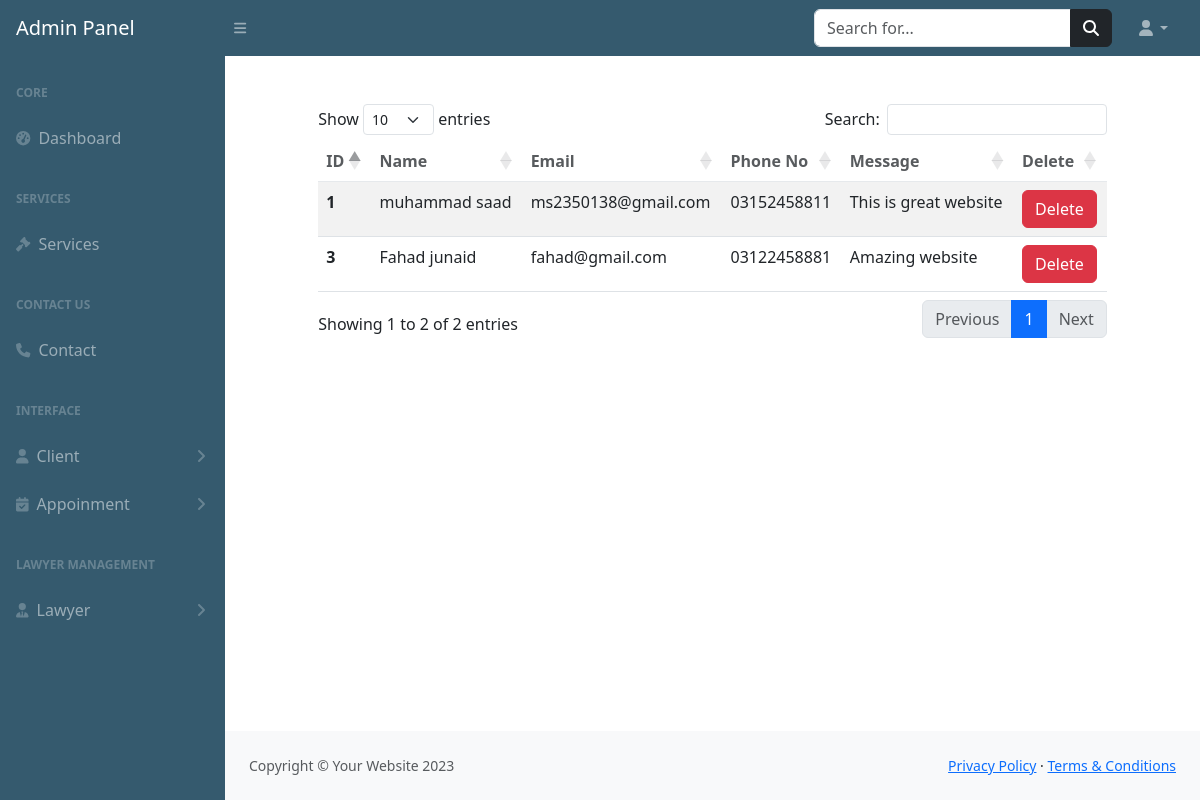
Screenshot of /admin-panel/viewcontact.php (signed in) with the database file from the repository.
### tables this page shows
CREATE TABLE `contact` (
  `id` int(255) NOT NULL,
  `name` varchar(255) NOT NULL,
  `email` varchar(255) NOT NULL,
  `phone` varchar(255) NOT NULL,
  `message` text NOT NULL
);

### admin-panel/viewcontact.php (the view, shortened to what this page needs)
<?php
include("includes/header.php");
include("includes/topbar.php");
include("includes/sidebar.php");
include("../config.php");
$select="SELECT *FROM `contact`";
$query=mysqli_query($connection,$select);
if (mysqli_num_rows($query)>0) {
?>
<div class="container mt-5">
<div class="row justify-content-center">
    <div class="col-xl-10 col-lg-12 col-md-9">
    <table id="example" class="table table-striped" style="width:100%">
        <thead class="bg-warning p-2 text-dark bg-opacity-10" style="opacity: 75%;">
            <tr>
            <th scope="col">ID</th>
            <th scope="col">Name</th>
            <th scope="col">Email</th>
            <th scope="col">Phone No</th>
            <th scope="col">Message</th>
            <th scope="col">Delete</th>
            </tr>
        </thead>
        <tbody>
            <?php
            while ($data=mysqli_fetch_assoc($query)) {
            ?>
            <tr>
            <th scope="row"><?php echo $data['id']?></th>
            <td><?php echo $data['name']?></td>
            <td><?php echo $data['email']?></td>
            <td><?php echo $data['phone']?></td>
            <td><?php echo $data['message']?></td>
            <td ><a href="deletecontact.php?id=<?php echo $data['id']?>"  class="btn btn-danger">Delete</a></td>
        </tr>
       <?php
}
}
            ?>
        </tbody>
    </table>
    </div>
</div>
</div>
<?php
include("includes/footer.php");
?>
</body>
</html>

### rows the page displays
contact: id "1", name "muhammad saad", email "ms2350138@gmail.com", phone "03152458811", message "This is great website"
contact: id "3", name "Fahad junaid", email "fahad@gmail.com", phone "03122458881", message "Amazing website"
